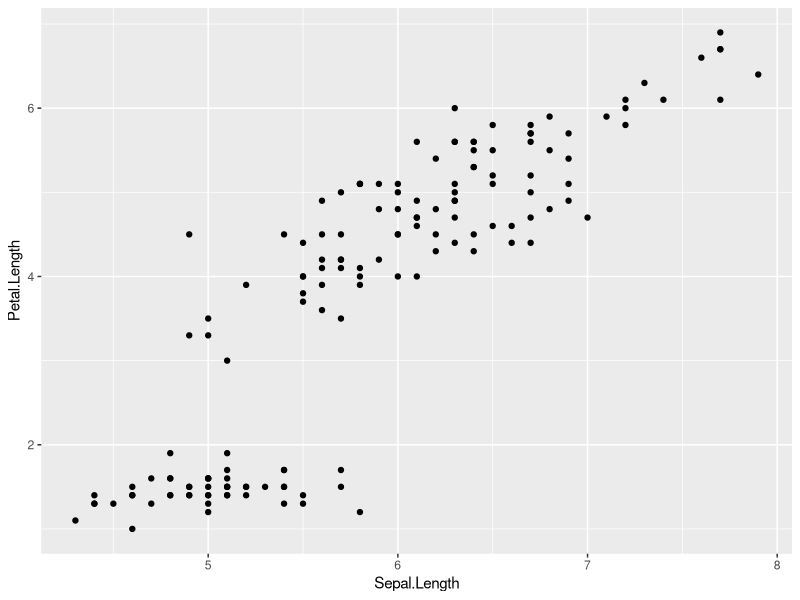
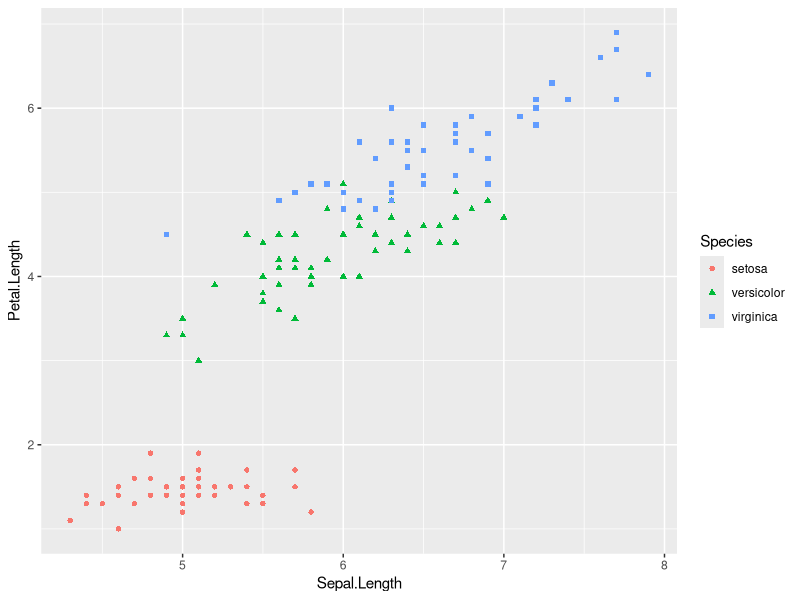
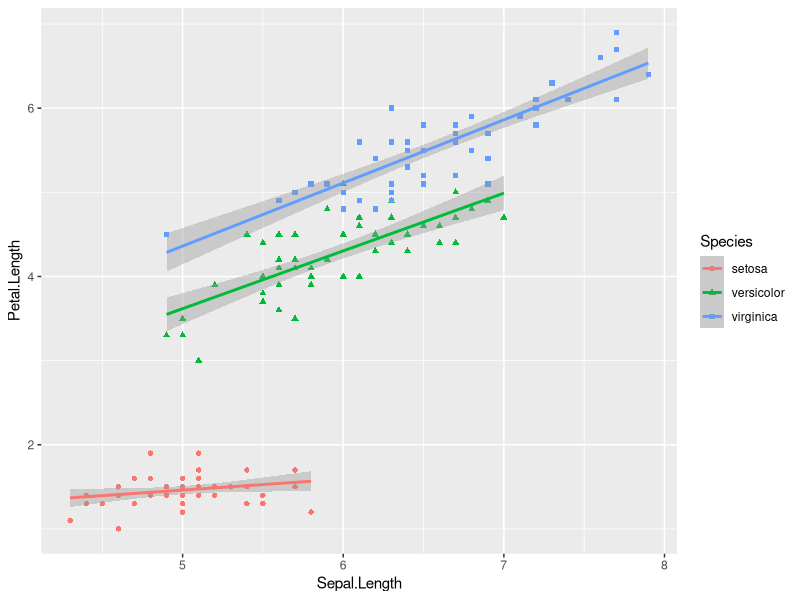
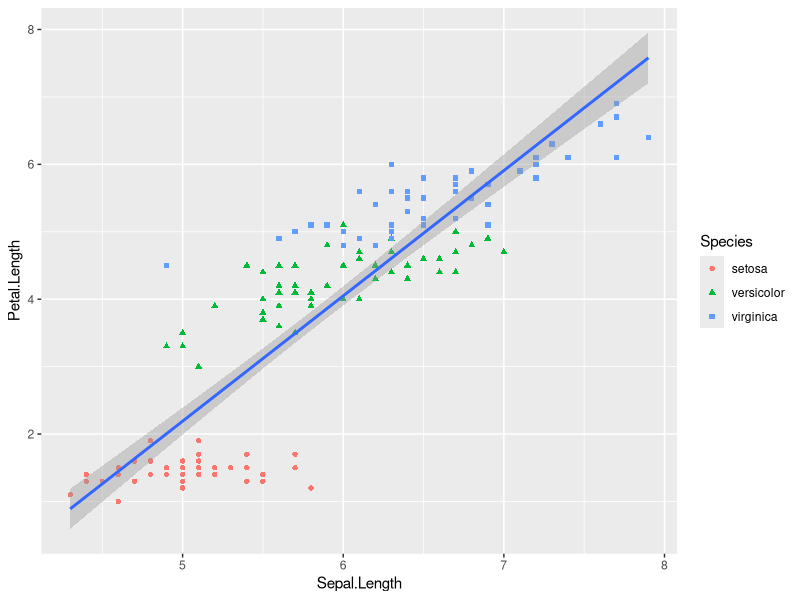
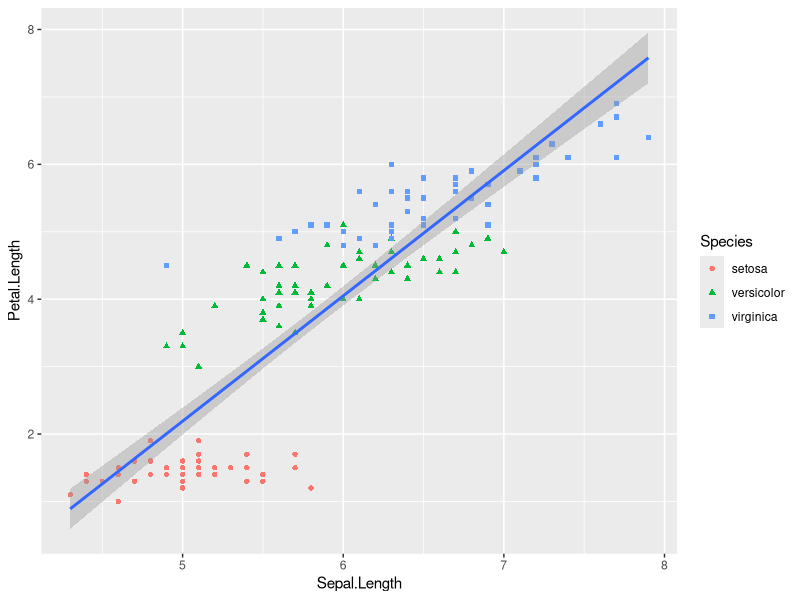

Write R code to recreate these figures, in order.
## ---- chunk 1
# loading tidyverse
library("tidyverse")
## ---- chunk 2
# loading a dataframe
iris
## ---- chunk 3
?iris
## ---- chunk 4
# plotting mpg and hp
ggplot(
  data = iris,
  mapping = aes(x = Sepal.Length, y = Petal.Length) 
) +
  geom_point()
## ---- chunk 5
# adding color based on species
ggplot(
  data = iris,
  mapping = aes(x = Sepal.Length, y = Petal.Length, 
                color = Species, shape = Species) 
) +
  geom_point()
## ---- chunk 6
# adding a smooth curve
ggplot(
  data = iris,
  mapping = aes(x = Sepal.Length, y = Petal.Length, 
                color = Species, shape = Species) 
) +
  geom_point() +
  geom_smooth(method = "lm") # the method specifies the model
## ---- chunk 7
# fitting only one line
ggplot(
  data = iris,
  mapping = aes(x = Sepal.Length, y = Petal.Length) 
) +
  geom_point(mapping = aes(color = Species, shape = Species)) +
  geom_smooth(method = "lm")
## ---- chunk 8
# rewriting the same function but omitting arguments
ggplot(
  iris, aes(Sepal.Length, Petal.Length)
) +
  geom_point(aes(color = Species, shape = Species)) +
  geom_smooth(method = "lm")
